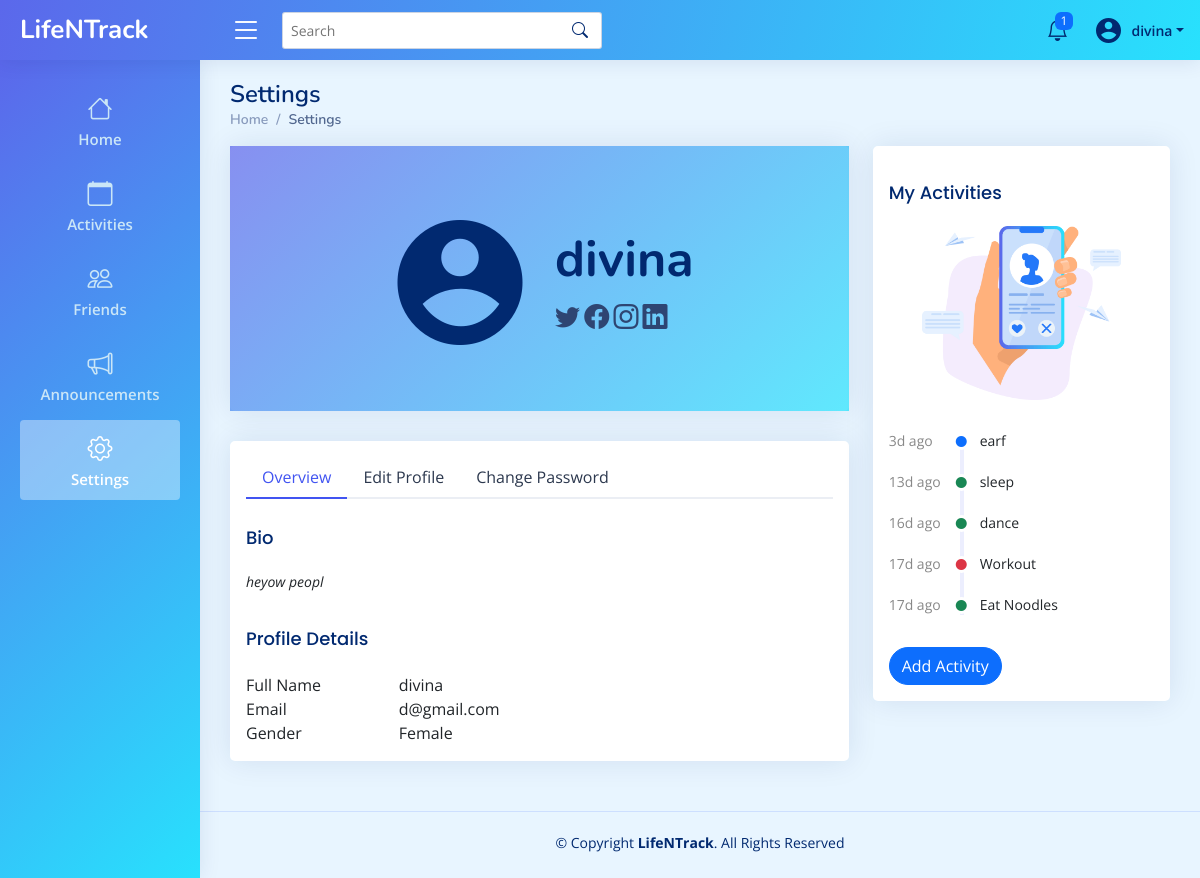
Screenshot of /client/pages/user/settings.php (signed in) with the database file from the repository.
### tables this page shows
CREATE TABLE `user` (
  `userID` int(11) NOT NULL,
  `Fullname` varchar(50) NOT NULL,
  `Gender` enum('Male','Female','Other') NOT NULL,
  `Email` varchar(50) NOT NULL,
  `Password` varchar(50) NOT NULL,
  `Bio` varchar(255) NOT NULL,
  `Role` varchar(50) NOT NULL,
  `Status` varchar(50) NOT NULL
);

CREATE TABLE `activity` (
  `activityID` int(11) NOT NULL,
  `act_title` varchar(50) NOT NULL,
  `act_date` date NOT NULL,
  `act_time` time NOT NULL,
  `act_location` varchar(100) NOT NULL,
  `act_desc` mediumtext NOT NULL,
  `act_ootd` varchar(100) NOT NULL,
  `activityCreated` datetime NOT NULL DEFAULT current_timestamp(),
  `remarks` enum('Upcoming','Done','Cancelled','Other') NOT NULL,
  `userID` int(11) NOT NULL
);

### server/controllers/getUserDetails.php (called while the page is built, shortened)
<?php
$userID = $_SESSION['id'];
$conn = getConnection();
$userSql = "SELECT * FROM user WHERE userID = '$userID'";
$userDetResult = mysqli_query($conn, $userSql);
$userData = mysqli_fetch_assoc($userDetResult);
?>

### server/controllers/userSession.php (called while the page is built, shortened)
<?php
if ($_SESSION["Role"] == null) {
    header("Location: ../../public");
} else {
    if ($_SESSION["Role"] == "User") {
        include_once("getUserDetails.php");
    } else {
        header("Location: ../../public");
    }
}

### server/controllers/getTimeGap.php (called while the page is built, shortened)
<?php
function getTimeGap($storedDate) {
    $storedDateTime = new DateTime($storedDate);
    $currentDateTime = new DateTime();
    $interval = $storedDateTime->diff($currentDateTime);
    $years = $interval->y;
    $months = $interval->m;
    $days = $interval->d;
    $hours = $interval->h;
    $minutes = $interval->i;
    $seconds = $interval->s;
    if ($years > 0) {
        return $years . "y ago";
    } elseif ($months > 0) {
        return $months . "mo ago";
    } elseif ($days > 0) {
        return $days . "d ago";
    } elseif ($hours > 0) {
        return $hours . "h ago";
    } elseif ($minutes > 0) {
        return $minutes . "m ago";
    } elseif ($seconds > 0) {
        return $seconds . "s ago";
    } else {
        return "Just now";
    }
}
?>

### client/pages/user/settings.php (the view, shortened to what this page needs)
<?php
include_once("../../../server/controllers/userSession.php");
include_once("../../../server/controllers/getUserDetails.php");
?>
<!DOCTYPE html>
<html lang="en">
<head>
    <?php include_once("../../components/vendorCSSLinks.php") ?>
    <link rel="stylesheet" href="../../assets/css/style.css">
    <link rel="stylesheet" href="../../assets/css/users.css">
</head>
<body>
    <?php include_once("../../components/userHeader.php") ?>
    <?php include_once("../../components/sidebar.php") ?>
    <main id="main" class="user-main main">
        <div class="pagetitle">
            <div class="pagetitle">
                <h1>Settings</h1>
                <nav>
                    <ol class="breadcrumb">
                        <li class="breadcrumb-item"><a href="index.php">Home</a></li>
                        <li class="breadcrumb-item active">Settings</li>
                    </ol>
                </nav>
            </div>
        </div>
        <section class="section dashboard">
            <div class="row">
                <div class="col-lg-8">
                    <div class="col-xl-12">
                        <div class="card setting">
                            <div class="card-body profile-card pt-4 d-flex flex-row align-items-center justify-content-center">
                                <i class="ri-account-circle-fill profile"></i>
                                <div>
                                    <h2><?= $userData['Fullname'] ?></h2>
                                    <div class="social-links mt-2">
                                        <a href="#" class="twitter"><i class="bi bi-twitter"></i></a>
                                        <a href="#" class="facebook"><i class="bi bi-facebook"></i></a>
                                        <a href="#" class="instagram"><i class="bi bi-instagram"></i></a>
                                        <a href="#" class="linkedin"><i class="bi bi-linkedin"></i></a>
                                    </div>
                                </div>
                            </div>
                        </div>
                    </div>
                    <div class="">
                        <div class="card col-lg-12">
                            <div class="card-body pt-3">
                                <ul class="nav nav-tabs nav-tabs-bordered">
                                    <li class="nav-item">
                                        <button class="nav-link active" data-bs-toggle="tab" data-bs-target="#profile-overview">Overview</button>
                                    </li>
                                    <li class="nav-item">
                                        <button class="nav-link" data-bs-toggle="tab" data-bs-target="#profile-edit">Edit Profile</button>
                                    </li>
                                    <li class="nav-item">
                                        <button class="nav-link" data-bs-toggle="tab" data-bs-target="#profile-change-password">Change Password</button>
                                    </li>
                                </ul>
                                <div class="tab-content pt-2">
                                    <div class="tab-pane fade show active profile-overview" id="profile-overview">
                                        <h5 class="card-title">Bio</h5>
                                        <p class="small fst-italic"><?= $userData['Bio'] ?></p>
                                        <h5 class="card-title">Profile Details</h5>
                                        <div class="row">
                                            <div class="col-lg-3 col-md-4 label ">Full Name</div>
                                            <div class="col-lg-9 col-md-8"><?= $userData['Fullname'] ?></div>
                                        </div>
                                        <div class="row">
                                            <div class="col-lg-3 col-md-4 label">Email</div>
                                            <div class="col-lg-9 col-md-8"><?= $userData['Email'] ?></div>
                                        </div>
                                        <div class="row">
                                            <div class="col-lg-3 col-md-4 label">Gender</div>
                                            <div class="col-lg-9 col-md-8"><?= $userData['Gender'] ?></div>
                                        </div>
                                    </div>
                                </div>
                            </div>
                        </div>
                    </div>
                </div>
                <div class="col-lg-4 right">
                    <?php include_once('../../components/recent-profile.php'); ?>
                </div>
            </div>
        </section>
    </main>
    <?php include_once("../../components/footer.php") ?>
</body>
</html>

### client/components/userHeader.php (shortened to what this page needs)
<header id="header" class="header fixed-top d-flex align-items-center">
    <div class="d-flex align-items-center justify-content-between">
        <a href="index.html" class="logo d-flex align-items-center">
            <span class="d-none d-lg-block">LifeNTrack</span>
        </a>
        <i class="bi bi-list toggle-sidebar-btn"></i>
    </div>
    <div class="search-bar">
        <form class="search-form d-flex align-items-center" method="POST" action="#">
            <input type="text" name="query" placeholder="Search" title="Enter search keyword">
            <button type="submit" title="Search"><i class="bi bi-search"></i></button>
        </form>
    </div>
    <nav class="header-nav ms-auto">
        <ul class="d-flex align-items-center">
            <li class="nav-item dropdown">
                <?php
                   $sql = "SELECT * FROM notification WHERE notifReceiverID = $userID ORDER BY notifCreated DESC";
                   $result = mysqli_query($conn, $sql);
                   $countNotif = 0;
                   if (mysqli_num_rows($result) > 0) {
                       while ($row = mysqli_fetch_assoc($result)) {
                           if ($row['notifStatus'] == 'unseen') {
                               $countNotif++;
                           }
                       }
                   }
                   ?>
                <a class="nav-link nav-icon" href="#" data-bs-toggle="dropdown">
                    <i class="bi bi-bell"></i>
                    <?php
                       if ($countNotif > 0) {
                           echo '<span class="badge bg-primary badge-number">' . $countNotif . '</span>';
                       }
                       ?>
                </a>
                    <?php
                       include_once('../../../server/controllers/getTimeGap.php');
                       ?>
        </li>
        <li class="nav-item dropdown pe-3">
            <a class="nav-link nav-profile d-flex align-items-center pe-0" href="#" data-bs-toggle="dropdown">
                <i class="ri-account-circle-fill" style="font-size: 30px; "></i>
                <span class="d-none d-md-block dropdown-toggle ps-2"><?= $userData['Fullname'] ?></span>
            </a>
        </li>
        </ul>
    </nav>
</header>

### client/components/recent-profile.php (shortened to what this page needs)
<div class="card">
        <div class="card-body">
            <h5 class="card-title">My Activities</h5>
            <div class="img-bx">
                <img src="../../public/assets/images/slider-dec.png" alt="">
            </div>
            <div class="activity" style="margin-top: 30px;">
                <?php
                $conn = getConnection();
                include_once("../../../server/controllers/getTimeGap.php");
                $activitySql = "SELECT * FROM activity WHERE userID = $userID ORDER BY activityCreated DESC";
                $actResult = mysqli_query($conn, $activitySql);
                if (mysqli_num_rows($actResult) > 0) :
                    while ($row = mysqli_fetch_assoc($actResult)) :
                        $storedDate = $row['activityCreated'];
                        $timeGap = getTimeGap($storedDate);
                ?>
                        <div class="activity-item d-flex">
                            <div class="activite-label">
                                <?= $timeGap ?></div>
                            <?php
                            if ($row['remarks'] == 'Upcoming') {
                                echo '<i class="bi bi-circle-fill activity-badge text-primary align-self-start"></i>';
                            } else if ($row['remarks'] == 'Done') {
                                echo '<i class="bi bi-circle-fill activity-badge text-success align-self-start"></i>';
                            } else if ($row['remarks'] == 'Cancelled') {
                                echo '<i class="bi bi-circle-fill activity-badge text-danger align-self-start"></i>';
                            }
                            ?>
                            <div class="activity-content">
                                <?= $row['act_title'] ?>
                            </div>
                        </div>
                <?php
                    endwhile;
                else :
                    echo "No Activities Yest";
                endif;
                ?>
            </div>
        </div>
    <div class="card-body"><?php include("../../components/activity-btn.php") ?></div>
</div>

### client/assets/css/style.css (style rules this page uses)
:root { scroll-behavior: smooth; }
body { font-family: "Open Sans", sans-serif; background: #f6f9ff; color: #444444; }
a { color: #4154f1; text-decoration: none; }
h1, h2, h3, h4, h5, h6 { font-family: "Nunito", sans-serif; }
#main { margin-top: 60px; padding: 20px 30px; transition: all 0.3s; }
.pagetitle { margin-bottom: 10px; }
.pagetitle h1 { font-size: 24px; margin-bottom: 0; font-weight: 600; color: #012970; }
.card { margin-bottom: 30px; border: none; border-radius: 5px; box-shadow: 0px 0 30px rgba(1, 41, 112, 0.1); }
.card-title { padding: 20px 0 15px 0; font-size: 18px; font-weight: 500; color: #012970; font-family: "Poppins", sans-serif; }
.breadcrumb { font-size: 14px; font-family: "Nunito", sans-serif; color: #899bbd; font-weight: 600; }
.breadcrumb a { color: #899bbd; transition: 0.3s; }
.breadcrumb .breadcrumb-item::before { color: #899bbd; }
.breadcrumb .active { color: #51678f; font-weight: 600; }
.nav-tabs-bordered { border-bottom: 2px solid #ebeef4; }
.nav-tabs-bordered .nav-link { margin-bottom: -2px; border: none; color: #2c384e; }
.nav-tabs-bordered .nav-link.active { background-color: #fff; color: #4154f1; border-bottom: 2px solid #4154f1; }
.logo { line-height: 1; }
@media (min-width: 1200px) { .logo { width: 200px; } }
.logo span { font-size: 26px; font-weight: 700; color: #012970; font-family: "Nunito", sans-serif; }
.header { transition: all 0.5s; z-index: 997; height: 60px; box-shadow: 0px 2px 20px rgba(1, 41, 112, 0.1); background-color: #fff; padding-left: 20px; }
.header .toggle-sidebar-btn { font-size: 32px; padding-left: 10px; cursor: pointer; color: #012970; }
.header .search-bar { min-width: 360px; padding: 0 20px; }
.header .search-form { width: 100%; }
.header .search-form input { border: 0; font-size: 14px; color: #012970; border: 1px solid rgba(1, 41, 112, 0.2); padding: 7px 38px 7px 8px; border-radius: 3px; transition: 0.3s; width: 100%; }
.header .search-form button { border: 0; padding: 0; margin-left: -30px; background: none; }
.header .search-form button i { color: #012970; }
.header-nav ul { list-style: none; }
.header-nav>ul { margin: 0; padding: 0; }
.header-nav .nav-icon { font-size: 22px; color: #012970; margin-right: 25px; position: relative; }
.header-nav .nav-profile { color: #012970; }
.header-nav .nav-profile span { font-size: 14px; font-weight: 600; }
.header-nav .badge-number { position: absolute; inset: -2px -5px auto auto; font-weight: normal; font-size: 12px; padding: 3px 6px; }
@media (min-width: 1200px) { #main, #footer { margin-left: 300px; } }
.dashboard .activity { font-size: 14px; }
.dashboard .activity .activity-item .activite-label { color: #888; position: relative; flex-shrink: 0; flex-grow: 0; min-width: 64px; }
.dashboard .activity .activity-item .activite-label::before { content: ""; position: absolute; right: -11px; width: 4px; top: 0; bottom: 0; background-color: #eceefe; }
.dashboard .activity .activity-item .activity-badge { margin-top: 3px; z-index: 1; font-size: 11px; line-height: 0; border-radius: 50%; flex-shrink: 0; border: 3px solid #fff; flex-grow: 0; }
.dashboard .activity .activity-item .activity-content { padding-left: 10px; padding-bottom: 20px; }
.dashboard .activity .activity-item:first-child .activite-label::before { top: 5px; }
.dashboard .activity .activity-item:last-child .activity-content { padding-bottom: 0; }

### client/assets/css/users.css (style rules this page uses)
body { background: #e8f5ff !important; }
@media (min-width: 1200px) { #main, #footer { margin-left: 200px; } }
#main { min-height: calc(100vh - 120px); }
.header { background: linear-gradient(105deg, rgba(91, 104, 235, 1) 0%, rgba(40, 225, 253, 1) 100%); }
.logo span, .header .toggle-sidebar-btn { color: #fff; }
.img-bx { width: 75%; margin: 0 auto; }
.img-bx img { width: 100%; }
#main { position: relative; overflow: hidden; }
.dashboard .right { position: sticky; top: 0; height: fit-content; }
i.profile { font-size: 100px; }
.setting .profile-card { background: linear-gradient(136deg, rgba(91, 103, 235, 0.733) 0%, rgba(40, 225, 253, 0.74) 100%); gap: 20px; color: #012970; }
.setting .profile-card i.profile { font-size: 150px; }
.setting .profile-card h2 { font-size: 50px; font-weight: bold; }
.setting .profile-card a { color: #2e4572; font-size: 25px; }

### rows the page displays
user: Fullname "divina", Bio "heyow peopl", Email "d@gmail.com", Gender "Female"
activity: activityCreated "3d ago", remarks "Upcoming" (drawn), act_title "earf"
activity: activityCreated "13d ago", remarks "Done" (drawn), act_title "sleep"
activity: activityCreated "16d ago", remarks "Done" (drawn), act_title "dance"
activity: activityCreated "17d ago", remarks "Cancelled" (drawn), act_title "Workout"
activity: activityCreated "17d ago", remarks "Done" (drawn), act_title "Eat Noodles"

### other values shown
$countNotif "1"
